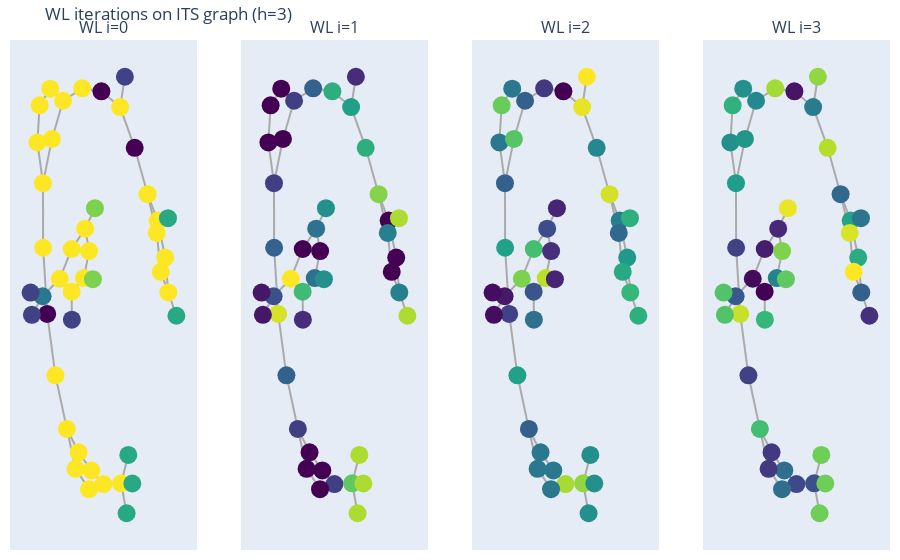

The cell this chart's notebook holds for it:
### Markdown cell above
### Vizualization of WL on ITS
This visualization shows the effect of the Weisfeiler–Lehman algorithm on the ITS graph.
The graph structure remains fixed, while node colors represent WL-refined labels at
successive iterations, illustrating how increasing neighborhood context is encoded.

### Code cell
from vis_utils import visualize_its_wl_iterations

fig = visualize_its_wl_iterations(rsmi, h=3)
fig.show()

### Figure 1 — Plotly figure (JSON) as saved in the notebook; plotly's stock layout.template omitted (floating-point values rounded to 4 significant figures; data arrays with more than 128 entries replaced by an {"elided": "..."} marker saying what was removed)
{"data": [{"hoverinfo": "none", "line": {"color": "#aaa", "width": 2}, "mode": "lines", "showlegend": false, "type": "scatter", "x": {"elided": "141 float values"}, "xaxis": "x", "y": {"elided": "141 float values"}, "yaxis": "y"}, {"hoverinfo": "none", "marker": {"color": [0, 5, 5, 5, 5, 5, 5, 5, 0, 5, 5, 5, 5, 5, 5, 3, 3, 3, 5, 5, 2, 1, 1, 5, 5, 5, 4, 5, 5, 4, 5, 1, 5, 1, 5, 0, 5, 5, 5, 5, 3, 5, 5, 3], "colorscale": [[0, "#440154"], [0.1111, "#482878"], [0.2222, "#3e4989"], [0.3333, "#31688e"], [0.4444, "#26828e"], [0.5556, "#1f9e89"], [0.6667, "#35b779"], [0.7778, "#6ece58"], [0.8889, "#b5de2b"], [1, "#fde725"]], "showscale": false, "size": 18}, "mode": "markers", "showlegend": false, "type": "scatter", "x": [0.09007, -0.1429, -0.3744, -0.5304, -0.6587, -0.6862, -0.6184, -0.6166, -0.5672, -0.4676, -0.3284, -0.1868, -0.03204, 0.115, 0.3302, 0.3958, 0.4167, 0.4653, -0.05994, -0.2228, -0.6232, -0.7527, -0.7686, -0.4147, -0.2695, -0.1062, 0.01184, -0.05886, -0.1236, -0.01246, -0.2707, -0.268, -0.5094, 0.375, 0.3175, 0.4941, 0.6505, 0.7725, 0.8643, 0.9019, 1, 0.8099, 0.7619, 0.8977], "xaxis": "x", "y": [0.7576, 0.7697, 0.7195, 0.7683, 0.7008, 0.5503, 0.3847, 0.1225, -0.1464, -0.3955, -0.6132, -0.7081, -0.7817, -0.8375, -0.8344, -0.9558, -0.7187, -0.8349, -0.8578, -0.7753, -0.07456, -0.15, -0.05964, -0.003408, 0.1174, 0.1999, 0.283, 0.1088, -0.0006017, -0.005272, -0.05606, -0.1698, 0.5645, 0.8169, 0.6938, 0.5284, 0.3401, 0.2329, 0.08275, -0.05892, -0.1537, 0.02484, 0.1824, 0.2424], "yaxis": "y"}, {"hoverinfo": "none", "line": {"color": "#aaa", "width": 2}, "mode": "lines", "showlegend": false, "type": "scatter", "x": {"elided": "141 float values"}, "xaxis": "x2", "y": {"elided": "141 float values"}, "yaxis": "y2"}, {"hoverinfo": "none", "marker": {"color": [10, 5, 3, 0, 0, 0, 3, 5, 15, 5, 3, 0, 0, 3, 12, 14, 14, 14, 0, 0, 4, 1, 1, 16, 0, 6, 8, 0, 6, 8, 11, 2, 0, 2, 9, 10, 13, 0, 0, 7, 14, 0, 7, 14], "colorscale": [[0, "#440154"], [0.1111, "#482878"], [0.2222, "#3e4989"], [0.3333, "#31688e"], [0.4444, "#26828e"], [0.5556, "#1f9e89"], [0.6667, "#35b779"], [0.7778, "#6ece58"], [0.8889, "#b5de2b"], [1, "#fde725"]], "showscale": false, "size": 18}, "mode": "markers", "showlegend": false, "type": "scatter", "x": [0.09007, -0.1429, -0.3744, -0.5304, -0.6587, -0.6862, -0.6184, -0.6166, -0.5672, -0.4676, -0.3284, -0.1868, -0.03204, 0.115, 0.3302, 0.3958, 0.4167, 0.4653, -0.05994, -0.2228, -0.6232, -0.7527, -0.7686, -0.4147, -0.2695, -0.1062, 0.01184, -0.05886, -0.1236, -0.01246, -0.2707, -0.268, -0.5094, 0.375, 0.3175, 0.4941, 0.6505, 0.7725, 0.8643, 0.9019, 1, 0.8099, 0.7619, 0.8977], "xaxis": "x2", "y": [0.7576, 0.7697, 0.7195, 0.7683, 0.7008, 0.5503, 0.3847, 0.1225, -0.1464, -0.3955, -0.6132, -0.7081, -0.7817, -0.8375, -0.8344, -0.9558, -0.7187, -0.8349, -0.8578, -0.7753, -0.07456, -0.15, -0.05964, -0.003408, 0.1174, 0.1999, 0.283, 0.1088, -0.0006017, -0.005272, -0.05606, -0.1698, 0.5645, 0.8169, 0.6938, 0.5284, 0.3401, 0.2329, 0.08275, -0.05892, -0.1537, 0.02484, 0.1824, 0.2424], "yaxis": "y2"}, {"hoverinfo": "none", "line": {"color": "#aaa", "width": 2}, "mode": "lines", "showlegend": false, "type": "scatter", "x": {"elided": "141 float values"}, "xaxis": "x3", "y": {"elided": "141 float values"}, "yaxis": "y3"}, {"hoverinfo": "none", "marker": {"color": [0, 5, 9, 12, 23, 12, 9, 17, 6, 17, 9, 12, 12, 26, 25, 15, 15, 15, 12, 12, 2, 1, 1, 24, 21, 7, 3, 4, 27, 3, 8, 11, 22, 30, 29, 14, 28, 13, 16, 20, 19, 18, 10, 19], "colorscale": [[0, "#440154"], [0.1111, "#482878"], [0.2222, "#3e4989"], [0.3333, "#31688e"], [0.4444, "#26828e"], [0.5556, "#1f9e89"], [0.6667, "#35b779"], [0.7778, "#6ece58"], [0.8889, "#b5de2b"], [1, "#fde725"]], "showscale": false, "size": 18}, "mode": "markers", "showlegend": false, "type": "scatter", "x": [0.09007, -0.1429, -0.3744, -0.5304, -0.6587, -0.6862, -0.6184, -0.6166, -0.5672, -0.4676, -0.3284, -0.1868, -0.03204, 0.115, 0.3302, 0.3958, 0.4167, 0.4653, -0.05994, -0.2228, -0.6232, -0.7527, -0.7686, -0.4147, -0.2695, -0.1062, 0.01184, -0.05886, -0.1236, -0.01246, -0.2707, -0.268, -0.5094, 0.375, 0.3175, 0.4941, 0.6505, 0.7725, 0.8643, 0.9019, 1, 0.8099, 0.7619, 0.8977], "xaxis": "x3", "y": [0.7576, 0.7697, 0.7195, 0.7683, 0.7008, 0.5503, 0.3847, 0.1225, -0.1464, -0.3955, -0.6132, -0.7081, -0.7817, -0.8375, -0.8344, -0.9558, -0.7187, -0.8349, -0.8578, -0.7753, -0.07456, -0.15, -0.05964, -0.003408, 0.1174, 0.1999, 0.283, 0.1088, -0.0006017, -0.005272, -0.05606, -0.1698, 0.5645, 0.8169, 0.6938, 0.5284, 0.3401, 0.2329, 0.08275, -0.05892, -0.1537, 0.02484, 0.1824, 0.2424], "yaxis": "y3"}, {"hoverinfo": "none", "line": {"color": "#aaa", "width": 2}, "mode": "lines", "showlegend": false, "type": "scatter", "x": {"elided": "141 float values"}, "xaxis": "x4", "y": {"elided": "141 float values"}, "yaxis": "y4"}, {"hoverinfo": "none", "marker": {"color": [2, 31, 17, 18, 23, 18, 20, 7, 33, 7, 25, 6, 13, 8, 9, 28, 28, 28, 13, 6, 10, 26, 26, 1, 3, 4, 35, 29, 16, 27, 0, 24, 19, 30, 15, 32, 12, 21, 22, 11, 5, 36, 34, 14], "colorscale": [[0, "#440154"], [0.1111, "#482878"], [0.2222, "#3e4989"], [0.3333, "#31688e"], [0.4444, "#26828e"], [0.5556, "#1f9e89"], [0.6667, "#35b779"], [0.7778, "#6ece58"], [0.8889, "#b5de2b"], [1, "#fde725"]], "showscale": false, "size": 18}, "mode": "markers", "showlegend": false, "type": "scatter", "x": [0.09007, -0.1429, -0.3744, -0.5304, -0.6587, -0.6862, -0.6184, -0.6166, -0.5672, -0.4676, -0.3284, -0.1868, -0.03204, 0.115, 0.3302, 0.3958, 0.4167, 0.4653, -0.05994, -0.2228, -0.6232, -0.7527, -0.7686, -0.4147, -0.2695, -0.1062, 0.01184, -0.05886, -0.1236, -0.01246, -0.2707, -0.268, -0.5094, 0.375, 0.3175, 0.4941, 0.6505, 0.7725, 0.8643, 0.9019, 1, 0.8099, 0.7619, 0.8977], "xaxis": "x4", "y": [0.7576, 0.7697, 0.7195, 0.7683, 0.7008, 0.5503, 0.3847, 0.1225, -0.1464, -0.3955, -0.6132, -0.7081, -0.7817, -0.8375, -0.8344, -0.9558, -0.7187, -0.8349, -0.8578, -0.7753, -0.07456, -0.15, -0.05964, -0.003408, 0.1174, 0.1999, 0.283, 0.1088, -0.0006017, -0.005272, -0.05606, -0.1698, 0.5645, 0.8169, 0.6938, 0.5284, 0.3401, 0.2329, 0.08275, -0.05892, -0.1537, 0.02484, 0.1824, 0.2424], "yaxis": "y4"}], "layout": {"annotations": [{"font": {"size": 16}, "showarrow": false, "text": "WL i=0", "x": 0.1062, "xanchor": "center", "xref": "paper", "y": 1, "yanchor": "bottom", "yref": "paper"}, {"font": {"size": 16}, "showarrow": false, "text": "WL i=1", "x": 0.3688, "xanchor": "center", "xref": "paper", "y": 1, "yanchor": "bottom", "yref": "paper"}, {"font": {"size": 16}, "showarrow": false, "text": "WL i=2", "x": 0.6313, "xanchor": "center", "xref": "paper", "y": 1, "yanchor": "bottom", "yref": "paper"}, {"font": {"size": 16}, "showarrow": false, "text": "WL i=3", "x": 0.8938, "xanchor": "center", "xref": "paper", "y": 1, "yanchor": "bottom", "yref": "paper"}], "margin": {"b": 10, "l": 10, "r": 10, "t": 40}, "title": {"text": "WL iterations on ITS graph (h=3)"}, "xaxis": {"anchor": "y", "domain": [0, 0.2125], "showgrid": false, "showticklabels": false, "zeroline": false}, "xaxis2": {"anchor": "y2", "domain": [0.2625, 0.475], "showgrid": false, "showticklabels": false, "zeroline": false}, "xaxis3": {"anchor": "y3", "domain": [0.525, 0.7375], "showgrid": false, "showticklabels": false, "zeroline": false}, "xaxis4": {"anchor": "y4", "domain": [0.7875, 1], "showgrid": false, "showticklabels": false, "zeroline": false}, "yaxis": {"anchor": "x", "domain": [0, 1], "showgrid": false, "showticklabels": false, "zeroline": false}, "yaxis2": {"anchor": "x2", "domain": [0, 1], "showgrid": false, "showticklabels": false, "zeroline": false}, "yaxis3": {"anchor": "x3", "domain": [0, 1], "showgrid": false, "showticklabels": false, "zeroline": false}, "yaxis4": {"anchor": "x4", "domain": [0, 1], "showgrid": false, "showticklabels": false, "zeroline": false}}}
